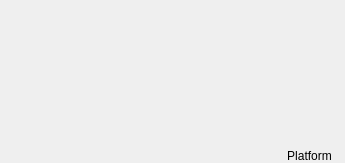
<?xml version="1.0" encoding="UTF-8"?>
<ui version="4.0">
 <class>PLSComplexHeaderIcon</class>
 <widget class="QLabel" name="PLSComplexHeaderIcon">
  <property name="geometry">
   <rect>
    <x>0</x>
    <y>0</y>
    <width>345</width>
    <height>163</height>
   </rect>
  </property>
  <property name="windowTitle">
   <string>Frame</string>
  </property>
  <layout class="QVBoxLayout" name="verticalLayout">
   <property name="spacing">
    <number>0</number>
   </property>
   <property name="leftMargin">
    <number>0</number>
   </property>
   <property name="topMargin">
    <number>0</number>
   </property>
   <property name="rightMargin">
    <number>13</number>
   </property>
   <property name="bottomMargin">
    <number>0</number>
   </property>
   <item alignment="Qt::AlignRight|Qt::AlignBottom">
    <widget class="QLabel" name="PlatformLabel">
     <property name="acceptDrops">
      <bool>true</bool>
     </property>
     <property name="text">
      <string>Platform</string>
     </property>
     <property name="scaledContents">
      <bool>true</bool>
     </property>
     <property name="alignment">
      <set>Qt::AlignCenter</set>
     </property>
     <property name="wordWrap">
      <bool>true</bool>
     </property>
    </widget>
   </item>
  </layout>
 </widget>
 <resources/>
 <connections/>
</ui>
